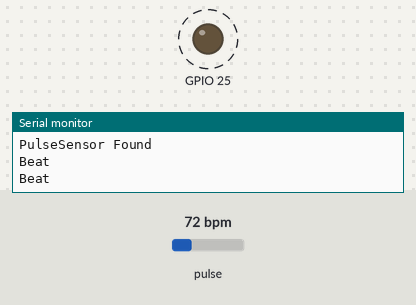
Bench run of a sketch on a simulated ESP32. On the bench: output pins drawn as LEDs (lit = HIGH), the last lines printed to the serial monitor. Dashed ring = blinking. The inputs (shaded band) are chosen by the test bench; at power-on: pulse 72 bpm. WiFi joins after 1.5 s; servers stay silent unless stated; storage starts empty.

Above: at 2.7 s.
2.8 s: pulse set to 42 bpm
At 5.35 s:
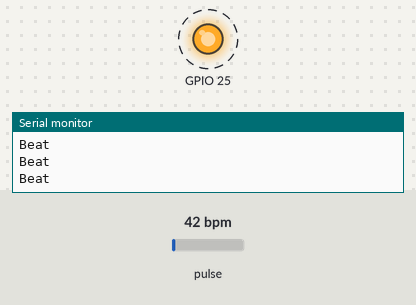
9.6 s: pulse set to 70 bpm
At 10.51 s:
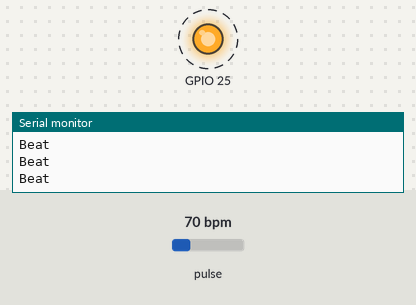
Timing chart, 0 to 16.6 s (numbered marks = the images above; inputs shaded):
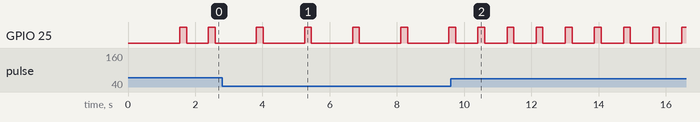

Measured:
- after the input at 2.8 s, GPIO 25: alternates HIGH for 0.20 s and LOW for 1.2 s, starting after 1.0 s
- after the input at 9.6 s, GPIO 25: alternates HIGH for 0.20 s and LOW for 0.66 s, starting after 0.81 s
- by itself, GPIO 25: alternates HIGH for 0.20 s and LOW for 0.64 s

The sketch:

testingESP.ino
```cpp
#define USE_ARDUINO_INTERRUPTS false
#include <PulseSensorPlayground.h>
#include <Adafruit_AHTX0.h>
#include <WiFi.h>
#include <ESPAsyncWebServer.h>
#include <SPIFFS.h>
#include <Wire.h>
#include <stdlib.h>
#include <string>
const char* ssid = "DaBoisWireless_2G";
const char* password = "dungyreamyxmPgG";
Adafruit_AHTX0 aht;
AsyncWebServer server(80);

const int GRNLED 		= 	25; 				// Green LED for testing
const int REDLED 		= 	26; 				// Red LED for testing
const int FADETIME 		= 	5; 					// LED Fade Time
const int BAUDRATE 		= 	9600; 				// Set Baudrate
const int PulseSensor	= 	35;  				// Pulse Sensor Pin Definition
const int AHT20_SDA  	= 	21; 				// AHT20 SDA Pin Definition
const int AHT20_SCL 	= 	22; 				// AHT20 SCL Pin Definition
const int GSR 			= 	38; 				// GSR Signal Pin Definition
int Threshold			= 	1750; 				// Initialise Heart Rate Threshold
int GSRRead 			= 	0; 					// Initialise GSR Value
int Temperature			= 	0; 					// Initialise Temperature Variable
int Humidity			= 	0; 					// Initialise Humidity Variable
int Signal				= 	0; 					// Initialise Heart Rate Signal Variable
const byte 	SAMPLES_PER_SERIAL_SAMPLE = 10;

// Set up Pulse Sensor
PulseSensorPlayground pulseSensor;

String PulseReading() { 						// return string of pulse sensor information
	Signal = pulseSensor.getBeatsPerMinute();
	Serial.print("Pulse BPM:   ");
	Serial.print(String(Signal));
	Serial.print('\n');
	return String(Signal);
}

String AHTTempReading() { 						// return string of temp sensor information
	sensors_event_t humidity, temp; 			// Create temp and humidity objects
	aht.getEvent(&humidity, &temp); 			// populate temp and humidity objects with fresh data
	Temperature = temp.temperature;
	Serial.print("Temperature: ");
	Serial.print(String(Temperature));
	Serial.print('\n');
	return String(Temperature);
}

String AHTHumidityReading() { 					// return string of humidity sensor information
	sensors_event_t humidity, temp; 			// Create temp and humidity objects
	aht.getEvent(&humidity, &temp); 			// populate temp and humidity objects with fresh data
	Humidity = humidity.relative_humidity;
	Serial.print("Humidity:    ");
	Serial.print(String(Humidity));
	Serial.print('\n');
	return String(Humidity);
}

String GSRReading() { 							// return string of GSR sensor information
	GSRRead = analogRead(GSR);
	Serial.print("GSR Value:   ");
	Serial.print(String(GSRRead));
	Serial.print('\n');
	return String(GSRRead);
}


void setup(){
	Serial.begin(BAUDRATE);
	Wire.begin(AHT20_SDA, AHT20_SCL);

	if(!SPIFFS.begin()){
		Serial.println("Make sure to sketch upload!");
		return;
	}

	// Connect to Wi-Fi
	WiFi.begin(ssid, password);
	while (WiFi.status() != WL_CONNECTED) {
		Serial.println("Connecting to WiFi..");
		digitalWrite(REDLED, LOW);
		delay(50);
		digitalWrite(REDLED, HIGH);
		delay(50);
	}
	Serial.println(WiFi.localIP());

	// Set up AHT20
	while (! aht.begin(&Wire)) {
		Serial.println("Could not find AHT? Check wiring");
		digitalWrite(REDLED, LOW);
		delay(50);
		digitalWrite(REDLED, HIGH);
		delay(50);
		return;
	}
	Serial.println("AHT20 found");

	// Set up Pulse Sensor
	pulseSensor.analogInput(PulseSensor);
	pulseSensor.blinkOnPulse(GRNLED);
	pulseSensor.fadeOnPulse(FADETIME);
	pulseSensor.setThreshold(Threshold);
	while (!pulseSensor.begin()){
		Serial.println("PulseSensor not found");
		// Flash the led to show things didn't work.
		digitalWrite(REDLED, LOW);
		delay(50);
		digitalWrite(REDLED, HIGH);
		delay(50);
	}
	Serial.println("PulseSensor Found");


	server.on("/", HTTP_GET, [](AsyncWebServerRequest *request){
		request->send(SPIFFS, "/index.html");
	});
	server.on("/PulseSensor", HTTP_GET, [](AsyncWebServerRequest *request){
		request->send_P(200, "text/plain", PulseReading().c_str());
	});
	server.on("/AHTTemp", HTTP_GET, [](AsyncWebServerRequest *request){
		request->send_P(200, "text/plain", AHTTempReading().c_str());
	});
	server.on("/AHTHumidity", HTTP_GET, [](AsyncWebServerRequest *request){
		request->send_P(200, "text/plain", AHTHumidityReading().c_str());
	});
	server.on("/GSR", HTTP_GET, [](AsyncWebServerRequest *request){
		request->send_P(200, "text/plain", GSRReading().c_str());
	});
	// Start server
	server.begin();
}

void loop(){
	delay(20);
	pulseSensor.outputSample();

	if (pulseSensor.sawStartOfBeat()) {
		pulseSensor.outputBeat();
		Serial.println("Beat");
	}
}
```
